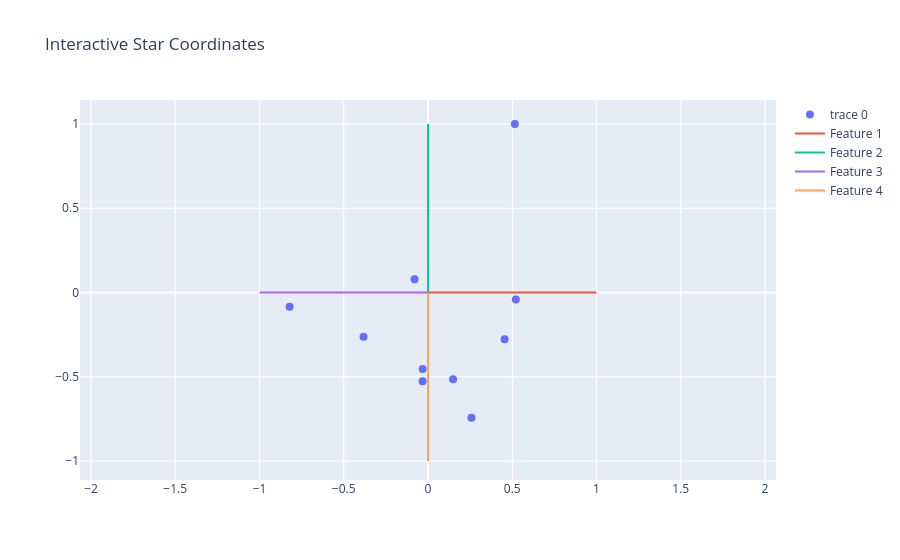

Write notebook code for a chart like this one.
### Markdown cell above
### VARIATION 9 — Interactive Star Coordinates (Plotly)

### Code cell
import plotly.graph_objects as go

X = Xn
Y = Yn

fig = go.Figure()

fig.add_trace(go.Scatter(
    x=X, y=Y,
    mode="markers",
    marker=dict(size=8),
))

for i, a in enumerate(angles):
    fig.add_trace(go.Scatter(
        x=[0, np.cos(a)],
        y=[0, np.sin(a)],
        mode="lines",
        name=f"Feature {i+1}"
    ))

fig.update_layout(
    title="Interactive Star Coordinates",
    xaxis=dict(scaleanchor="y"),
    yaxis=dict(scaleanchor="x"),
)

fig.show()

### Figure 1 — Plotly figure (JSON) as saved in the notebook; plotly's stock layout.template omitted (floating-point values rounded to 4 significant figures)
{"data": [{"marker": {"size": 8}, "mode": "markers", "type": "scatter", "x": [-0.07981, -0.03183, 0.1488, 0.5151, -0.821, 0.5214, -0.03236, 0.2577, 0.4549, -0.3824], "y": [0.07811, -0.4542, -0.5152, 1.0, -0.08444, -0.04181, -0.5269, -0.7437, -0.2774, -0.2628]}, {"mode": "lines", "name": "Feature 1", "type": "scatter", "x": [0, 1], "y": [0, 0]}, {"mode": "lines", "name": "Feature 2", "type": "scatter", "x": [0, 6.123e-17], "y": [0, 1]}, {"mode": "lines", "name": "Feature 3", "type": "scatter", "x": [0, -1], "y": [0, 1.225e-16]}, {"mode": "lines", "name": "Feature 4", "type": "scatter", "x": [0, -1.837e-16], "y": [0, -1]}], "layout": {"title": {"text": "Interactive Star Coordinates"}, "xaxis": {"scaleanchor": "y"}, "yaxis": {"scaleanchor": "x"}}}
